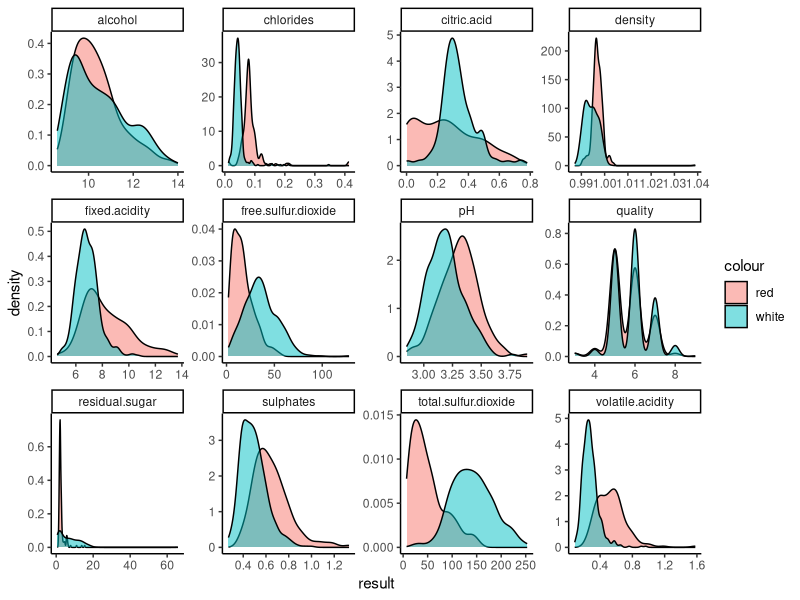
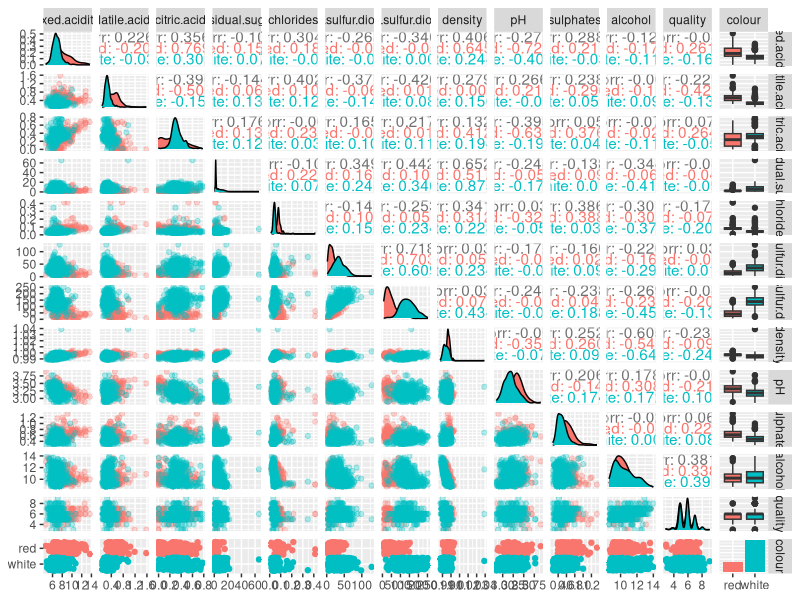
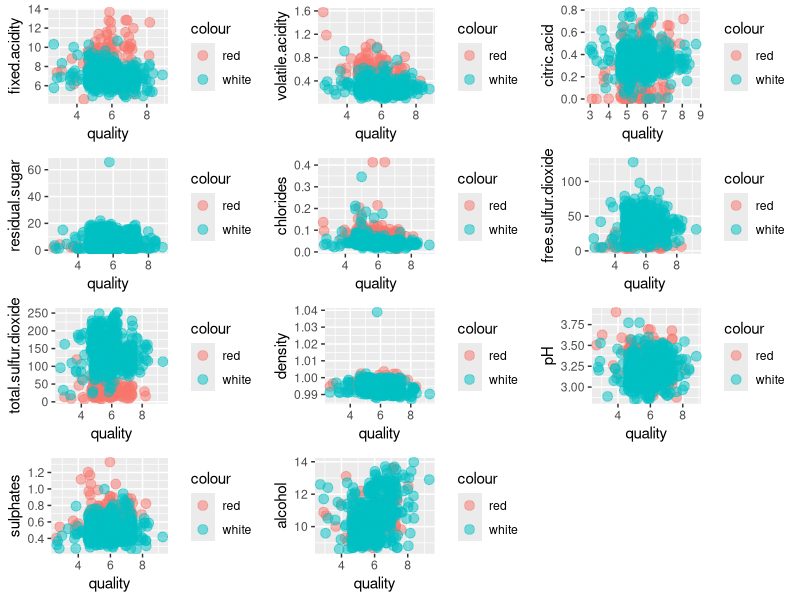
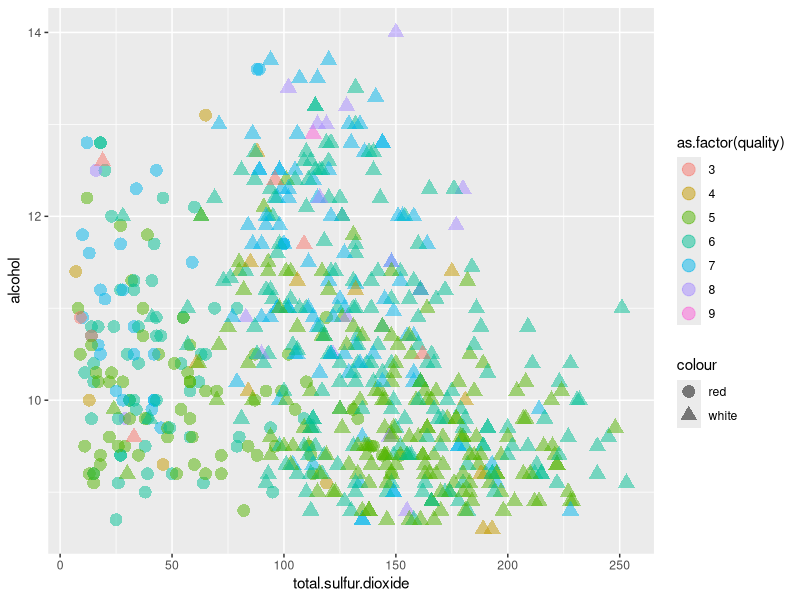
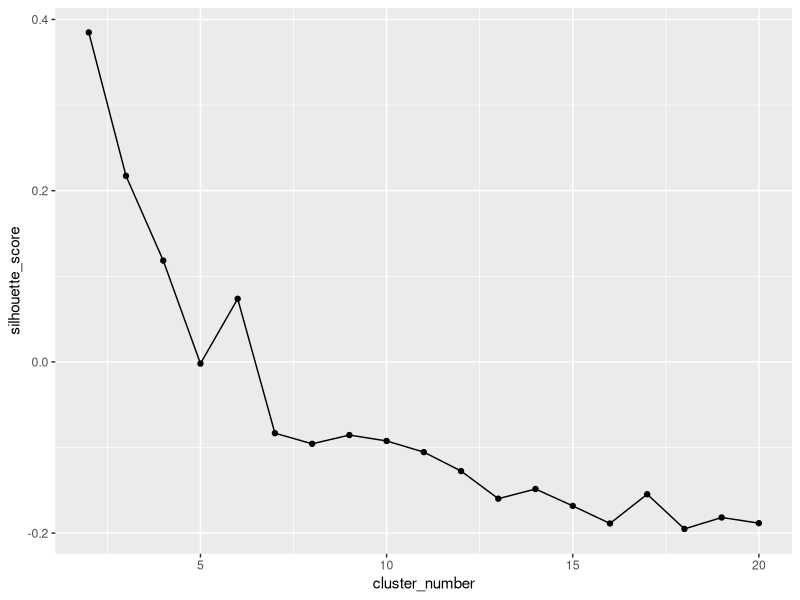
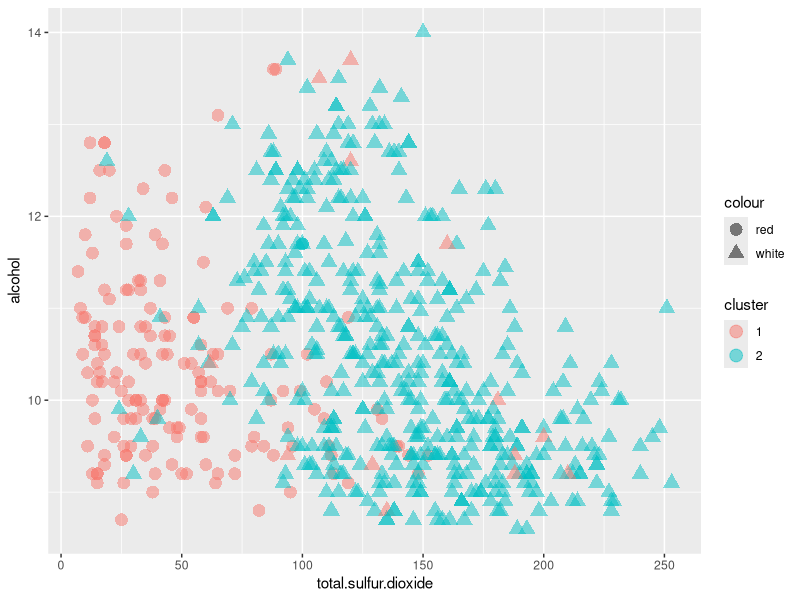
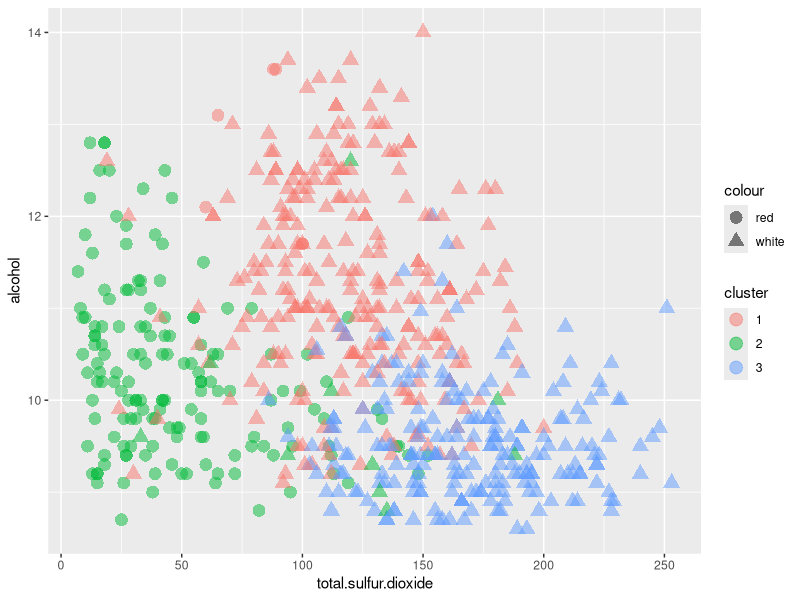
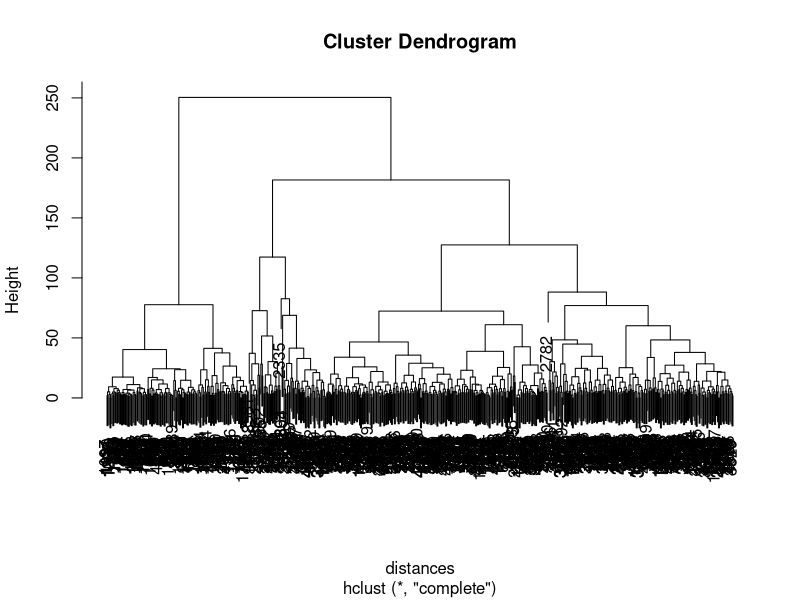

Write the R code that produced these figures, in order.
## ---- chunk 1
knitr::opts_chunk$set(echo = TRUE)
## ---- chunk 2
# Hide warnings globally
options(warn=-1) 

# Load packages
library(tidyverse)
library(ggplot2)
library(cluster)
library(GGally) # Visualising the correlations
library(grid) # Plotting the grid 
library(gridExtra) # Plotting the grid

# Set random seed
set.seed(123)
## ---- chunk 3
redWine <- read.csv("red_wine.csv", header = T,row.names = 1)
whiteWine <- read.csv("white_wine.csv", header = T, row.names = 1)
## ---- chunk 4
# Red wines
dim(redWine)
## ---- chunk 5
# White wines
dim(whiteWine)
## ---- chunk 6
wine <- rbind(cbind(redWine,colour = "red"),
              cbind(whiteWine,colour = "white"))
wine
## ---- chunk 7
options(repr.plot.width=16, repr.plot.height=10)

wine %>% 
    gather(1:12, key = "variables", value = "result") %>%
    ggplot(aes(result, fill = colour)) +
    geom_density(alpha = 0.5)+
    theme_classic()+
    facet_wrap(.~variables, scale = "free")
## ---- chunk 8
options(repr.plot.width=30, repr.plot.height=16)

ggpairs(wine, 
        mapping = ggplot2::aes(color = colour),
        lower = list(continuous = wrap("points", alpha = 0.3), combo ='dot_no_facet'),
        upper = list(combo = 'box_no_facet'))
## ---- chunk 9
options(repr.plot.width=20, repr.plot.height=16)

p1 = wine  %>% 
    ggplot(aes(x = quality, y = fixed.acidity))+
    geom_jitter(aes(col=colour),size =3, alpha =0.5)

p2 = wine  %>% 
    ggplot(aes(x = quality, y = volatile.acidity))+
    geom_jitter(aes(col=colour),size =3, alpha =0.5)

p3 = wine  %>% 
    ggplot(aes(x = quality, y = citric.acid))+
    geom_jitter(aes(col=colour),size =3, alpha =0.5)

p4 = wine  %>% 
    ggplot(aes(x = quality, y = residual.sugar))+
    geom_jitter(aes(col=colour),size =3, alpha =0.5)

p5 = wine  %>% 
    ggplot(aes(x = quality, y = chlorides))+
    geom_jitter(aes(col=colour),size =3, alpha =0.5)

p6 = wine  %>% 
    ggplot(aes(x = quality, y = free.sulfur.dioxide))+
    geom_jitter(aes(col=colour),size =3, alpha =0.5)

p7 = wine  %>% 
    ggplot(aes(x = quality, y = total.sulfur.dioxide))+
    geom_jitter(aes(col=colour),size =3, alpha =0.5)

p8 = wine  %>% 
    ggplot(aes(x = quality, y = density))+
    geom_jitter(aes(col=colour),size =3, alpha =0.5)

p9 = wine  %>% 
    ggplot(aes(x = quality, y = pH))+
    geom_jitter(aes(col=colour),size =3, alpha =0.5)

p10 = wine  %>% 
    ggplot(aes(x = quality, y = sulphates))+
    geom_jitter(aes(col=colour),size =3, alpha =0.5)

p11 = wine  %>% 
    ggplot(aes(x = quality, y = alcohol))+
    geom_jitter(aes(col=colour),size =3, alpha =0.5)

grid.arrange(p1,p2,p3,p4,p5,p6,p7,p8,p9,p10,p11,
             nrow = 4,
             ncol = 3)
## ---- chunk 10
wine  %>% 
    ggplot(aes(x = total.sulfur.dioxide,
               y = alcohol,
               col = as.factor(quality),
               shape = colour))+
    geom_point(size = 4,alpha = 0.5)
## ---- chunk 11
wine_scaled  <- wine[,c(1:12)]  %>% 
    scale(center = TRUE, scale = TRUE)  %>% 
    as.data.frame()
## ---- chunk 12
silhouette_vec <- vector()
k <- vector()
distances <- dist(wine[,1:12])
## ---- chunk 13
for(i in 2:20) {
  
  model <- kmeans(wine_scaled, i)
  ss <- silhouette(model$cluster, distances)
  silhouette_vec[i] <- mean(ss[,3])
  k[i] <- i
}
## ---- chunk 14
model_statistics <- data.frame(
  cluster_number = k[2:20],
  silhouette_score = silhouette_vec[2:20]
)
## ---- chunk 15
ggplot(model_statistics, aes(x = cluster_number, y = silhouette_score)) +
  geom_point() + geom_line()
## ---- chunk 16
kmeans_model_2 <- kmeans(wine_scaled, 2)
## ---- chunk 17
wine  %>% 
    mutate(cluster = as.factor(kmeans_model_2$cluster),
           colour = wine$colour)  %>% 
    ggplot(aes(x = total.sulfur.dioxide,
               y = alcohol,
               col = cluster,
               shape = colour)) +
    geom_point(size = 4,alpha = 0.5)
## ---- chunk 18
kmeans_model_3 <- kmeans(wine_scaled, 3)
wine  %>% 
    mutate(cluster = as.factor(kmeans_model_3$cluster),
           colour = wine$colour)  %>% 
    ggplot(aes(x = total.sulfur.dioxide,
               y = alcohol,
               col = cluster,
               shape = colour)) +
    geom_point(size = 4,alpha = 0.5)
## ---- chunk 19
wine[,1:12]  %>% 
    mutate(clusters = kmeans_model_3$cluster) %>% 
    aggregate(by = list(.$clusters),
             FUN = mean)
## ---- chunk 20
# apply hierarchical clustering
hc <- hclust(distances) 
# plot the dendrogram
plot(hc)
## ---- chunk 21
hcluster_2 <- cutree(hc, 2)
# Plot the clusters
wine  %>% 
    mutate(cluster = as.factor(hcluster_2),
           colour = wine$colour)  %>% 
    ggplot(aes(x = total.sulfur.dioxide,
               y = alcohol,
               col = cluster,
               shape = colour)) +
    geom_point(size = 4,alpha = 0.5)
## ---- chunk 22
hcluster_3 <- cutree(hc, 3)
# Plot the clusters
wine  %>% 
    mutate(cluster = as.factor(hcluster_3),
           colour = wine$colour)  %>% 
    ggplot(aes(x = total.sulfur.dioxide,
               y = alcohol,
               col = cluster,
               shape = colour)) +
    geom_point(size = 4,alpha = 0.5)
